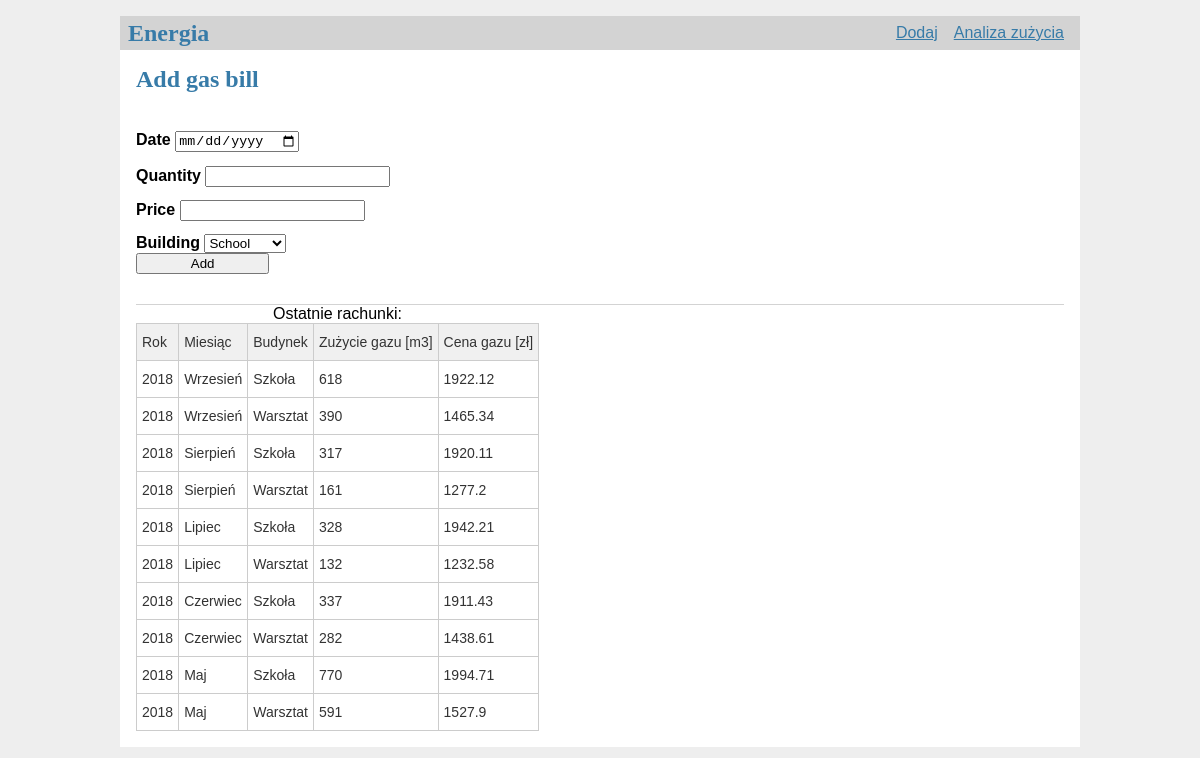
The app's page /add/gas with its own data.
### app/models.py (models this page shows, shortened)
class Gas(db.Model):
    building = db.Column(db.String, primary_key=True)
    year = db.Column(db.Integer, primary_key=True)
    month = db.Column(db.Integer, primary_key=True)
    quantity = db.Column(db.Integer, unique=False)
    price = db.Column(db.Float, unique=False)

### app/data_crud/views.py (the view, shortened to what this page needs)
@data.route('/add/gas', methods=['GET', 'POST'])
def add_gas():
    form = GasAdditionForm()
    return render_template("add_gas.html", rows=get_data(type_choice="gas"), form=form)

### app/data_crud/forms.py
class GasAdditionForm(FlaskForm):
    date = DateField('Date', validators=[DataRequired()])
    quantity = FloatField('Quantity', validators=[DataRequired()])
    price = FloatField('Price', validators=[DataRequired()])
    building = SelectField('Building', validators=[DataRequired()], choices=[("SCH", "School"), ("WOR", "Workshop")])
    submit = SubmitField('Add')

### app/data_crud/prepare_data.py (called while the page is built)
def get_data(type_choice):
    with open(MONTHS_NAMES_FILE) as f:
        months_names_mapping = json.loads(f.read())
    with open(BUILDINGS_NAMES_POLISH_FILE) as f:
        buildings_names = json.loads(f.read())
    if type_choice == 'energy':
        rows = Energy.query.order_by(Energy.year.desc(), Energy.month.desc()).limit(10).all()
        data = [ [row.year, months_names_mapping[str(row.month)], buildings_names[row.building],
                 row.quantity, row.consumption_price, row.transmission_price] for row in rows]
    elif type_choice == 'gas':
        rows = Gas.query.order_by(Gas.year.desc(), Gas.month.desc()).limit(10).all()
        data = [ [row.year, months_names_mapping[str(row.month)], buildings_names[row.building],
                 row.quantity, row.price] for row in rows]
    return data

### app/templates/add_gas.html (shortened to what this page needs)
{% import "bootstrap/wtf.html" as wtf %}
{% extends "base.html" %}
{% block header %}
<div class="content-section">
    <div class="center">
        <h1>Add gas bill</h1>
        <br/>
        {{ wtf.quick_form(form) }}
    </div>
</div>
{% endblock %}
{% block content %}
<table class="tg">
    <caption>Ostatnie rachunki:</caption>
    <tr>
        <th class="tg-0lax">Rok</th>
        <th class="tg-0lax">Miesiąc</th>
        <th class="tg-0lax">Budynek</th>
        <th class="tg-0lax">Zużycie gazu [m3]<br></th>
        <th class="tg-0lax">Cena gazu [zł]</th>
    </tr>
    {% for row in rows %}
    <tr>
        <td>{{ row[0] }}</a></td>
        <td>{{ row[1] }}</td>
        <td>{{ row[2] }}</a></td>
        <td>{{ row[3] }}</td>
        <td>{{ row[4] }}</td>
    </tr>
    {% endfor %}
</table>
{% endblock %}

### app/static/style.css (style rules this page uses)
h1 { font-family: serif; color: #377ba8; margin: 1rem 0; }
.content > header h1 { flex: auto; margin: 1rem 0 0.25rem 0; }
.content form { margin: 1em 0; display: flex; flex-direction: column; }
.content label { font-weight: bold; margin-bottom: 0.5em; }
.content input, .content textarea { margin-bottom: 1em; }
input[type=submit] { align-self: start; min-width: 10em; }

### app/templates/add_gas.html (style rules this page uses)
.tg { border-collapse:collapse;border-spacing:0;border-color:#ccc; }
.tg td { font-family:Arial, sans-serif;font-size:14px;padding:10px 5px;border-style:solid;border-width:1px;overflow:hidden;word-break:normal;border-color:#ccc;color:#333;background-color:#fff; }
.tg th { font-family:Arial, sans-serif;font-size:14px;font-weight:normal;padding:10px 5px;border-style:solid;border-width:1px;overflow:hidden;word-break:normal;border-color:#ccc;color:#333;background-color:#f0f0f0; }
.tg .tg-0lax { text-align:left;vertical-align:top }

### records on screen
Gas: year "2018", row "Wrzesień", row "Szkoła", quantity "618", price "1922.12"
Gas: year "2018", row "Wrzesień", row "Warsztat", quantity "390", price "1465.34"
Gas: year "2018", row "Sierpień", row "Szkoła", quantity "317", price "1920.11"
Gas: year "2018", row "Sierpień", row "Warsztat", quantity "161", price "1277.2"
Gas: year "2018", row "Lipiec", row "Szkoła", quantity "328", price "1942.21"
Gas: year "2018", row "Lipiec", row "Warsztat", quantity "132", price "1232.58"
Gas: year "2018", row "Czerwiec", row "Szkoła", quantity "337", price "1911.43"
Gas: year "2018", row "Czerwiec", row "Warsztat", quantity "282", price "1438.61"
Gas: year "2018", row "Maj", row "Szkoła", quantity "770", price "1994.71"
Gas: year "2018", row "Maj", row "Warsztat", quantity "591", price "1527.9"
